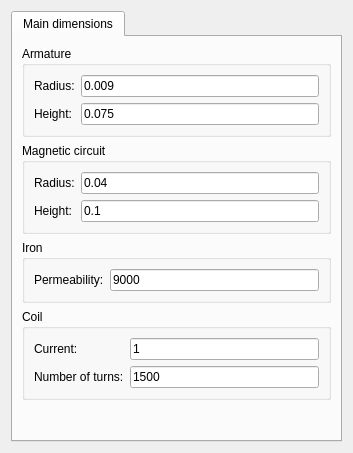
<?xml version="1.0" encoding="UTF-8"?>
<ui version="4.0">
 <class>Form</class>
 <widget class="QWidget" name="Form">
  <property name="geometry">
   <rect>
    <x>0</x>
    <y>0</y>
    <width>353</width>
    <height>453</height>
   </rect>
  </property>
  <property name="windowTitle">
   <string>Form</string>
  </property>
  <layout class="QVBoxLayout" name="verticalLayout">
   <item>
    <widget class="QTabWidget" name="tabWidget">
     <property name="currentIndex">
      <number>0</number>
     </property>
     <widget class="QWidget" name="tabDimensions">
      <attribute name="title">
       <string>Main dimensions</string>
      </attribute>
      <layout class="QVBoxLayout" name="verticalLayout_2">
       <item>
        <widget class="QGroupBox" name="groupBox">
         <property name="title">
          <string>Armature</string>
         </property>
         <layout class="QHBoxLayout" name="horizontalLayout">
          <item>
           <layout class="QGridLayout" name="gridLayout">
            <item row="0" column="0">
             <widget class="QLabel" name="label">
              <property name="text">
               <string>Radius:</string>
              </property>
             </widget>
            </item>
            <item row="1" column="1">
             <widget class="QLineEdit" name="txtArmatureHeight">
              <property name="accessibleName">
               <string/>
              </property>
              <property name="text">
               <string>0.075</string>
              </property>
              <property name="dataType" stdset="0">
               <string>double</string>
              </property>
             </widget>
            </item>
            <item row="1" column="0">
             <widget class="QLabel" name="label_2">
              <property name="text">
               <string>Height:</string>
              </property>
             </widget>
            </item>
            <item row="0" column="1">
             <widget class="QLineEdit" name="txtArmatureRadius">
              <property name="text">
               <string>0.009</string>
              </property>
              <property name="dataType" stdset="0">
               <string>double</string>
              </property>
             </widget>
            </item>
           </layout>
          </item>
         </layout>
        </widget>
       </item>
       <item>
        <widget class="QGroupBox" name="groupBox_2">
         <property name="title">
          <string>Magnetic circuit</string>
         </property>
         <layout class="QHBoxLayout" name="horizontalLayout_2">
          <item>
           <layout class="QGridLayout" name="gridLayout_2">
            <item row="0" column="1">
             <widget class="QLineEdit" name="txtCircuitRadius">
              <property name="accessibleName">
               <string/>
              </property>
              <property name="text">
               <string>0.04</string>
              </property>
              <property name="dataType" stdset="0">
               <string>double</string>
              </property>
             </widget>
            </item>
            <item row="0" column="0">
             <widget class="QLabel" name="label_4">
              <property name="text">
               <string>Radius:</string>
              </property>
             </widget>
            </item>
            <item row="1" column="0">
             <widget class="QLabel" name="label_5">
              <property name="text">
               <string>Height:</string>
              </property>
             </widget>
            </item>
            <item row="1" column="1">
             <widget class="QLineEdit" name="txtCircuitHeight">
              <property name="accessibleName">
               <string/>
              </property>
              <property name="text">
               <string>0.1</string>
              </property>
              <property name="dataType" stdset="0">
               <string>int</string>
              </property>
             </widget>
            </item>
           </layout>
          </item>
         </layout>
        </widget>
       </item>
       <item>
        <widget class="QGroupBox" name="groupBox_3">
         <property name="title">
          <string>Iron</string>
         </property>
         <layout class="QHBoxLayout" name="horizontalLayout_3">
          <item>
           <layout class="QGridLayout" name="gridLayout_3">
            <item row="2" column="0">
             <widget class="QLabel" name="label_6">
              <property name="text">
               <string>Permeability:</string>
              </property>
             </widget>
            </item>
            <item row="2" column="1">
             <widget class="QLineEdit" name="txtIronPermeability">
              <property name="text">
               <string>9000</string>
              </property>
              <property name="dataType" stdset="0">
               <string>double</string>
              </property>
             </widget>
            </item>
           </layout>
          </item>
         </layout>
        </widget>
       </item>
       <item>
        <widget class="QGroupBox" name="groupBox_5">
         <property name="title">
          <string>Coil</string>
         </property>
         <layout class="QHBoxLayout" name="horizontalLayout_7">
          <item>
           <layout class="QGridLayout" name="gridLayout_5">
            <item row="0" column="0">
             <widget class="QLabel" name="label_3">
              <property name="text">
               <string>Current:</string>
              </property>
             </widget>
            </item>
            <item row="1" column="0">
             <widget class="QLabel" name="label_7">
              <property name="text">
               <string>Number of turns:</string>
              </property>
             </widget>
            </item>
            <item row="1" column="1">
             <widget class="QLineEdit" name="txtCoilNumberOfTurns">
              <property name="text">
               <string>1500</string>
              </property>
              <property name="dataType" stdset="0">
               <string>int</string>
              </property>
             </widget>
            </item>
            <item row="0" column="1">
             <widget class="QLineEdit" name="txtCoilCurrent">
              <property name="text">
               <string>1</string>
              </property>
              <property name="dataType" stdset="0">
               <string>double</string>
              </property>
             </widget>
            </item>
           </layout>
          </item>
         </layout>
        </widget>
       </item>
       <item>
        <spacer name="verticalSpacer">
         <property name="orientation">
          <enum>Qt::Vertical</enum>
         </property>
         <property name="sizeHint" stdset="0">
          <size>
           <width>20</width>
           <height>40</height>
          </size>
         </property>
        </spacer>
       </item>
      </layout>
     </widget>
    </widget>
   </item>
  </layout>
 </widget>
 <tabstops>
  <tabstop>txtArmatureRadius</tabstop>
  <tabstop>txtArmatureHeight</tabstop>
  <tabstop>txtCircuitRadius</tabstop>
  <tabstop>txtCircuitHeight</tabstop>
  <tabstop>txtIronPermeability</tabstop>
  <tabstop>tabWidget</tabstop>
 </tabstops>
 <resources/>
 <connections/>
</ui>
